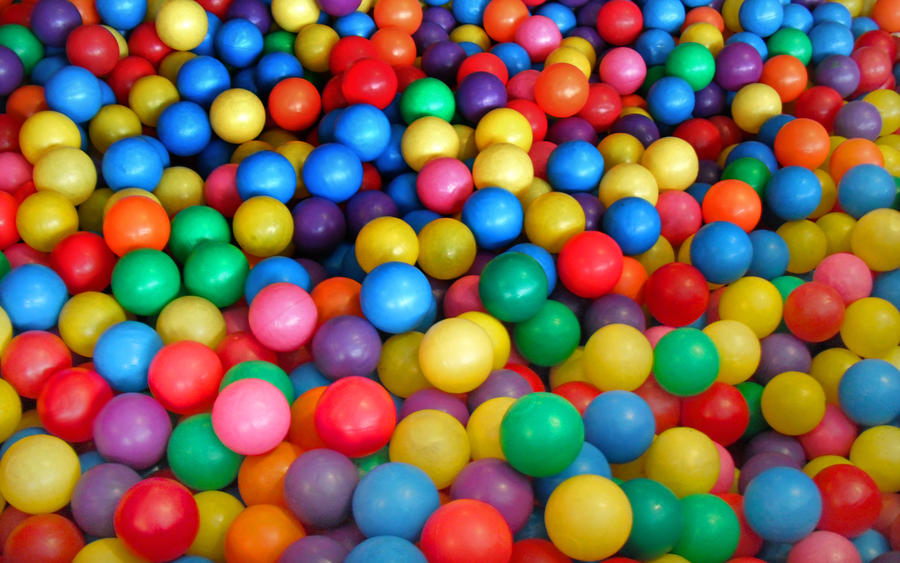
#> input picture esercizio iniziale/img/color_balls.jpg, 900 x 563 px, found by its file name
$ jupyter execute img_pca_modificato.ipynb
#> lines starting #> are read from the running program, lines starting #| are printed output that depends on the picture
**LIBRERIE:**
```
from sklearn.decomposition import PCA
```
trasforma i dati da uno spazio di dimensioni elevate a uno spazio di dimensioni ridotte con una perdita minima di informazioni e rimuovendo anche la ridondanza nel set di dati.

[cell 1]
import numpy as np
import matplotlib.pyplot as plt
from sklearn.decomposition import PCA
import cv2

**LINEARIZZO L'IMMAGINE**

Numpy squeeze() restituisce l'array di input con il sottoinsieme della dimensione avente una lunghezza uguale a uno rimosso dall'array.

[cell 2]
def lin_image(base_image):
    (H,W,channel) = np.shape(base_image) #prendo la forma (altezza,larghezza e canali)
    lin_image = base_image.reshape(H*W,channel).squeeze() #linearizzo, togliendo una dimensione
    return lin_image

**DELINEARIZZO UN'IMMAGINE PRE-LINEARIZZATA**

[cell 3]
def unlin_image(in_image,H,W):
    (L,channel) = np.shape(in_image)#Prendo la forma e salvo in L
    #Vado a verificare le possibili dimensioni dell'immagine
    if L != H*W:
        raise ValueError('The length of the image does not correspond to the Height and width input')
    # dlinearizzo
    base_image = in_image.reshape(H,W,channel).squeeze() #torna alla forma iniziale
    return base_image

**CALCOLO IL PCA DELL'IMMAGINE**

[cell 4]
## Compute the PCA of the image
def PCAImage(image,n_components=1): #spazio dimensionale (?)
    # Ottengo la dimensione dell'immagine
    (H, W, ch) = np.shape(image)

    #Creo un oggetto PCA dalla libreria scikit-learn
    sklearn_pca = PCA(n_components=n_components)

    #Applico il PCA all'immagine linearizzata
    lin_pca = sklearn_pca.fit_transform(lin_image(image))

    #Trasformo l'immagine linearizzata in immagine normale
    out_pca = unlin_image(lin_pca, H, W)

    #cast dell'immagine di output nel formato uint8 (0-255)
    out_pca = np.uint8((out_pca - np.min(out_pca)) * 255 / (np.max(out_pca) - np.min(out_pca))) #varianza/covarianza(?)
    return out_pca

**DEFINISCO LE FUNZIONI**

[cell 5]
def imageInputPLot():
    #Plot the image
    plt.figure()
    plt.plot()
    plt.title('Input image')
    plt.imshow(input_image)

[cell 6]
def imageGrayTransf():
    #Gray image transform
    gray_image = cv2.cvtColor(input_image, cv2.COLOR_BGR2GRAY)

    #Plot gray image
    plt.plot()
    plt.title('Gray image')
    plt.imshow(gray_image, cmap='gray')

[cell 7]
def imagePcaTransf():
    #Compute the pca transform
    pca_image = PCAImage(input_image, n_components=1) #mi cambia il colore pca

    #Plot pca image
    plt.plot()
    plt.title('PCA image')
    plt.imshow(pca_image, cmap='gray')
    plt.show()

[cell 8]
if __name__ == '__main__':

    input_image =cv2.imread('/content/drive/MyDrive/progettoCV&DL/esercizio iniziale/img/color_balls.jpg')
#> input_image is the input picture: shape (563, 900, 3); mean B, G, R 81.2, 101.3, 127.8
    input_image =cv2.cvtColor(input_image, cv2.COLOR_BGR2RGB)
    gray_image = cv2.cvtColor(input_image, cv2.COLOR_BGR2GRAY)
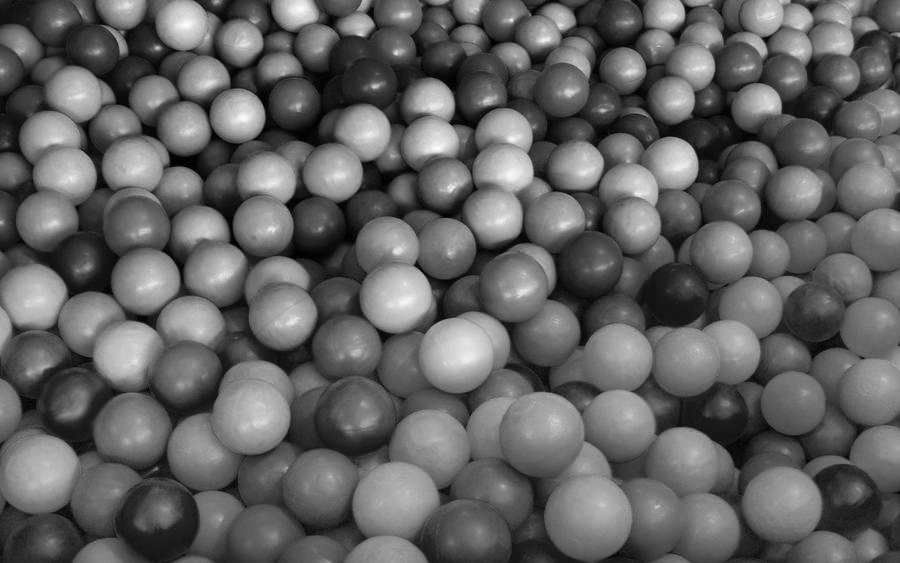
#> gray_image: shape (563, 900); min 0, max 254, mean 98.3
    pca_image = PCAImage(input_image, n_components=1)
#> in unlin_image, `base_image = in_image.reshape(H,W,channel).squeeze()`:
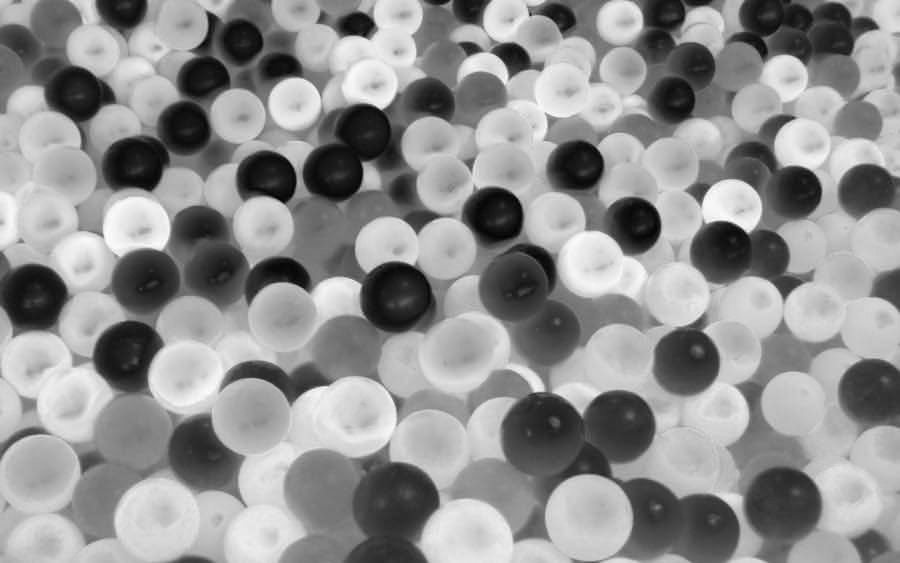
#> base_image: shape (563, 900) float64; min -210.1, max 159.9, mean 0; drawn with min black and max white

[cell 9]
#Leggo l'immagine e calcolo la trasformazione in scala di grigi
input_image =cv2.imread('/content/drive/MyDrive/progettoCV&DL/esercizio iniziale/img/color_balls.jpg')
input_image =cv2.cvtColor(input_image, cv2.COLOR_BGR2RGB)

imageInputPLot()

[cell 10]
imageGrayTransf()

[cell 11]
imagePcaTransf()

[cell 12]
 # Il primo grafico mostra l'immagine originale,
 # il secondo in scala di grigi,
 # il terzo con metodo PCA
plt.figure()
plt.subplot(1,2,1)
plt.title('Input image')
plt.imshow(input_image)

plt.subplot(2,2,2)
plt.title('Gray image')
plt.imshow(gray_image, cmap='gray')

plt.subplot(2,2,4)
plt.title('PCA image')
plt.imshow(pca_image, cmap='gray')
plt.show()
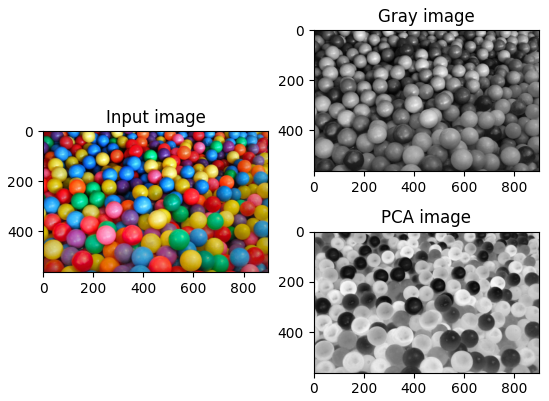
#> figure drawn by matplotlib, 3 panels

$ run again, with esercizio iniziale/img/colosseo.png saved as esercizio iniziale/img/color_balls.jpg
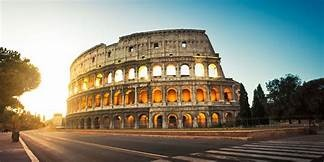
#> input picture esercizio iniziale/img/colosseo.png, 324 x 162 px, found by its file name
#> input_image is the input picture: shape (162, 324, 3); mean B, G, R 120.9, 135.7, 136.9
#> in unlin_image, `base_image = in_image.reshape(H,W,channel).squeeze()`:
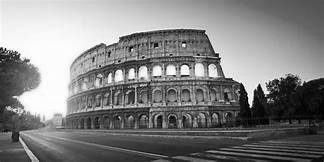
#> base_image: shape (162, 324) float64; min -225.6, max 214.6, mean 0; drawn with min black and max white
#> `plt.show()`:
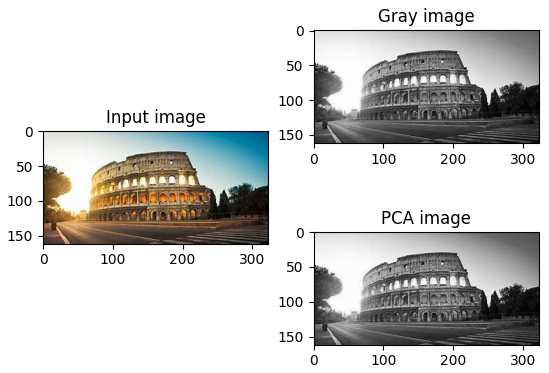
#> figure drawn by matplotlib, 3 panels
